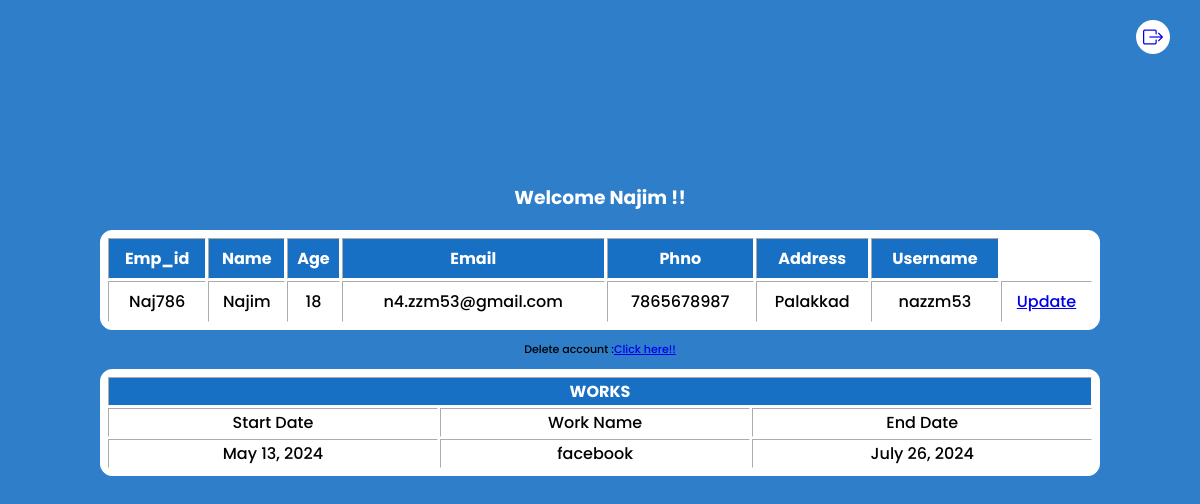
The app's page /employeeselfview (signed in) with its own data.
### app/models.py (models this page shows, shortened)
class employee(models.Model):
    emp_id=models.CharField(max_length=6)
    name=models.CharField(max_length=20)
    age=models.IntegerField()
    email=models.CharField(max_length=20)
    phno=models.IntegerField()
    address=models.TextField()
    username=models.CharField(max_length=10)
    password=models.CharField(max_length=10)
    status=models.CharField(max_length=20)

class assigned_work(models.Model):
    wrk=models.ForeignKey(work,on_delete=models.CASCADE)
    emp=models.ForeignKey(employee,on_delete=models.CASCADE)

class work(models.Model):
    name=models.TextField()
    end_date=models.DateField()
    start_date=models.DateField()

### app/views.py (the view)
# urls.py: path('employeeselfview',views.employeeselfview),
def employeeselfview(request):
    if 'user' in request.session:
        data=employee.objects.get(username=request.session['user'])
        data1=assigned_work.objects.filter(emp=data)
        return render(request,'employee_template/employee_self_view.html',{'data':data,'data1':data1})
    else:
        return redirect(login)

### templates/employee_template/employee_self_view.html (shortened to what this page needs)
<!DOCTYPE html>
<html lang="en">
<head>
    {% load static %}
    <link rel="stylesheet" href="{% static 'employee_css/css/sample_copy.css' %}">
    <link rel="stylesheet" href="https://cdn.jsdelivr.net/npm/bootstrap-icons@1.11.3/font/bootstrap-icons.min.css">
</head>
<body>
   <div class="esv_main">
    <div class="logout">
        <a href="../logout"><i class="bi bi-box-arrow-right"></i></a>
    </div>
    <div class="esv_container">
        <h3>Welcome {{data.name}} !!</h3>
        <table border="1">
            <tr>
                <th>Emp_id</th>
                <th>Name</th>
                <th>Age</th>
                <th>Email</th>
                <th>Phno</th>
                <th>Address</th>
                <th>Username</th>
            </tr>
            <tr>
                <td>{{ data.emp_id }}</td>
                <td>{{ data.name }}</td>
                <td>{{ data.age }}</td>
                <td>{{ data.email }}</td>
                <td>{{ data.phno }}</td>
                <td>{{ data.address }}</td>
                <td>{{ data.username }}</td>
                <td>
                    <a href="../update_emp">Update</a>
                </td>
            </tr>
        </table>
        <p>Delete account :<a href="../delete">Click here!!</a></p>
        <table border="1">
            <tr>
                <th colspan="3">WORKS</th>
            </tr>
            <tr>
                <td>Start Date</td>
                <td>Work Name</td>
                <td>End Date</td>
            </tr>
            {% for i in data1 %}
                <tr>
                    <td>{{i.wrk.start_date}}</td>
                    <td>{{i.wrk.name}}</td>
                    <td>{{i.wrk.end_date}}</td>
                </tr>
            {% endfor %}
        </table>
    </div>
   </div>
</body>
</html>

### static/employee_css/css/sample_copy.css (style rules this page uses)
body { background-color: rgb(46, 126, 201); margin: 0px; padding: 0px; font-family: "Poppins", sans-serif; font-weight: 500; font-style: normal; }
.container, p { font-size: 11px; }
.esv_container { width: 100%; margin-top: 10%; height: 50vh; display: flex; flex-direction: column; justify-content: center; align-items: center; }
table { width: 1000px; height: 100px; background-color: rgb(255, 255, 255); border: 1px solid rgb(255, 255, 255); border-radius: 12px; padding: 5px; text-align: center; }
th { background-color: rgb(23, 112, 195); color: rgb(255, 255, 255); }
.esv_container h3 { color: rgb(255, 255, 255); }
.logout { width: 20px; height: 20px; font-weight: 900; position: absolute; display: flex; justify-content: center; align-items: center; padding: 7px; border-radius: 25px; background-color: white; top: 20px; right: 30px; z-index: 1; font-size: 20px; }

### records on screen
employee: name "Najim", emp_id "Naj786", age "18", email "n4.zzm53@gmail.com", phno "7865678987", address "Palakkad", username "nazzm53"
assigned_work: wrk.start_date "May 13, 2024", wrk.name "facebook", wrk.end_date "July 26, 2024"
